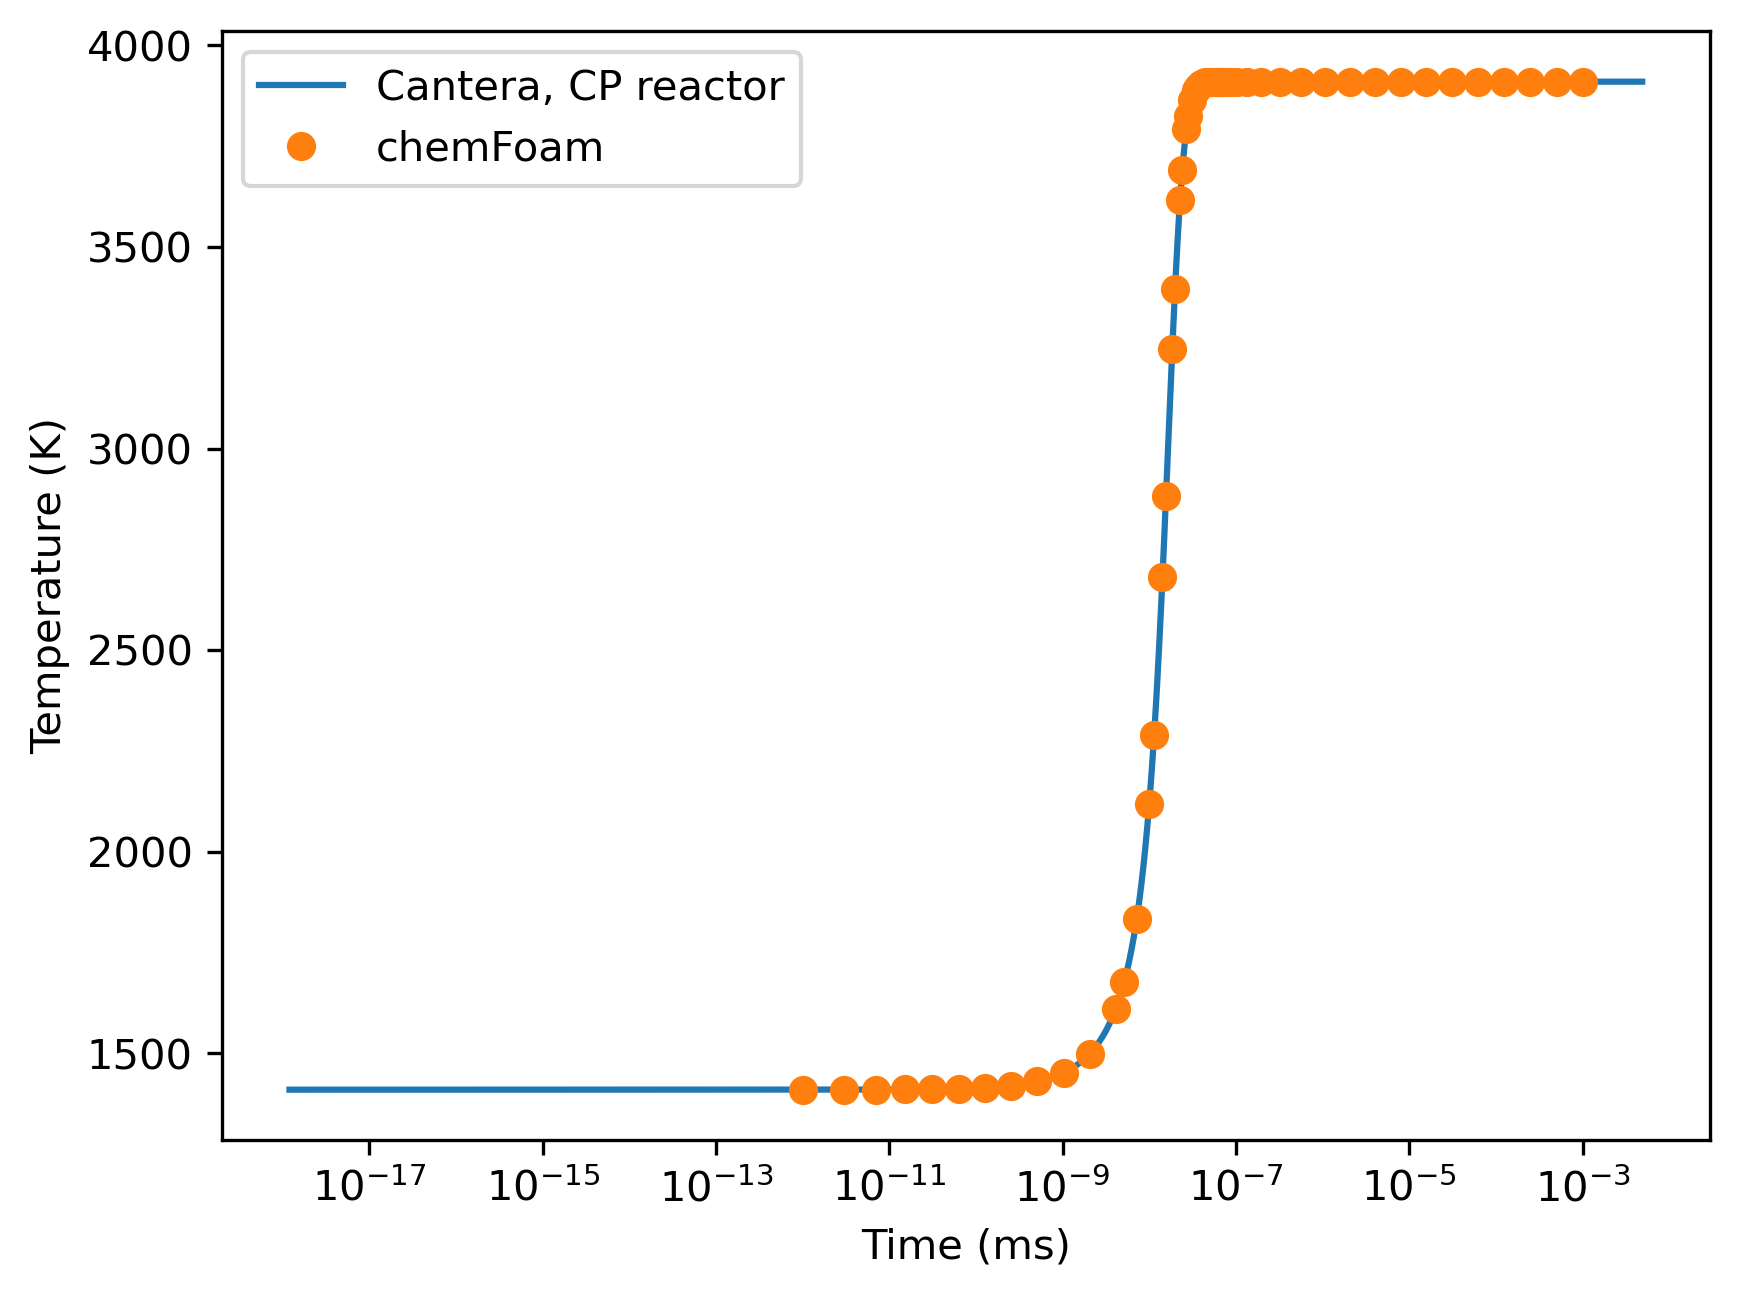

The script that saved this image:
import numpy as np
import cantera as ct

chemfoam = np.loadtxt('chemFoam.out',skiprows=0)

gas = ct.Solution('oneStepMech_Taileb_IG.cti')
gas.TPX = 1410.0, 205e6, 'R:1'
r = ct.IdealGasConstPressureReactor(gas)

sim = ct.ReactorNet([r])


states = ct.SolutionArray(gas, extra=['t'])

t = 0
while t < 1e-3:
    t = sim.step()
    states.append(r.thermo.state, t=sim.time)


import matplotlib.pyplot as plt
plt.semilogx(states.t, states.T, label='Cantera, CP reactor')
plt.semilogx(chemfoam[:,0], chemfoam[:,1],'o', label='chemFoam')
plt.xlabel('Time (ms)')
plt.ylabel('Temperature (K)')
plt.legend()
plt.savefig('validation.png',dpi=300,bbox_inches='tight')
plt.show()